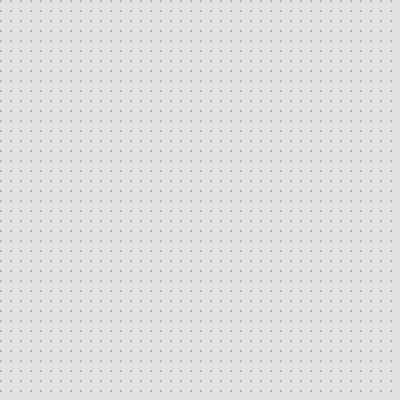
Frame 1 (no input)
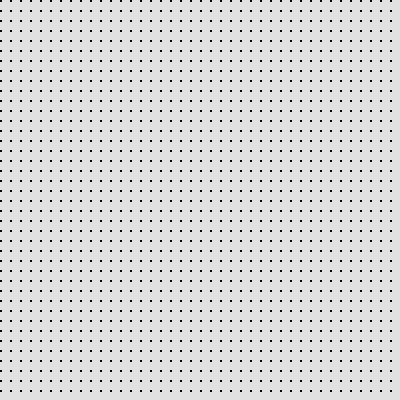
Frame 60 (no input)
Frame 120 (the mouse pressed at the canvas centre since frame 60): identical to frame 60, image omitted

The p5.js sketch that drew these frames (run headless with seeded random() and noise() and a simulated clock; from frame 60 on, the mouse is pressed at the canvas centre):

// p5.js sketch
// ── sketch.js
function setup() {
  createCanvas(400, 400);
  background(225);
}
function draw() {
  for(y = 1; y < height - 1; y = y + 10){
    for(x = 1; x < width - 1; x = x + 10){
      point(x,y);
    }
  }
}
